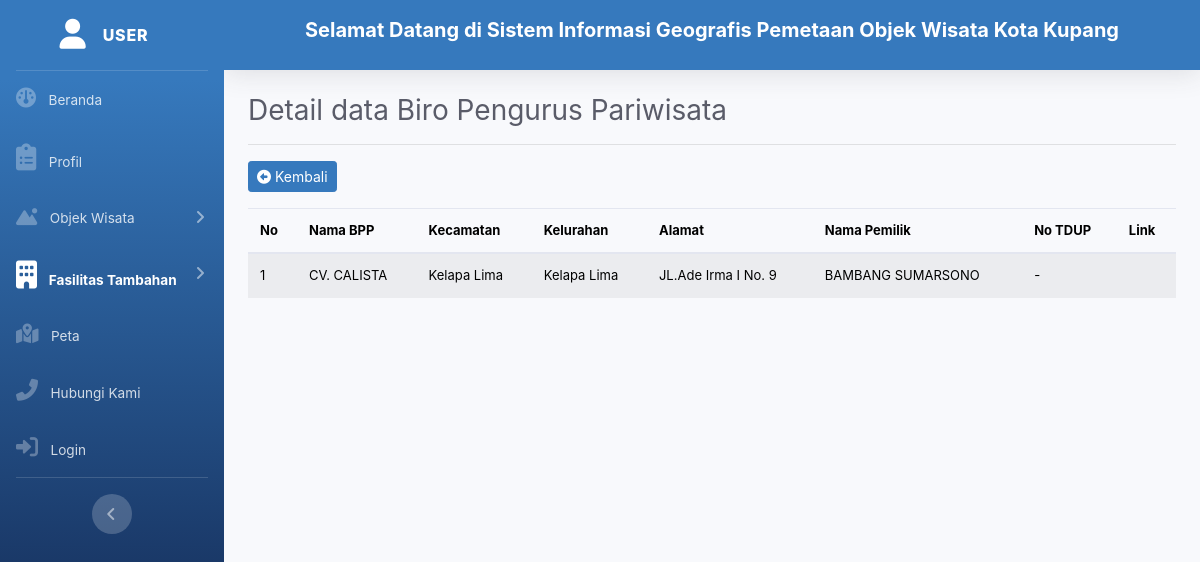
/User/indexDetailBPPUser/2, run on the app's committed database.
### tables this page shows
CREATE TABLE `tabelbpp` (
  `id` int(128) NOT NULL,
  `idkecamatan` int(128) NOT NULL,
  `idkelurahan` int(128) NOT NULL,
  `nmusaha` varchar(128) NOT NULL,
  `alamat` varchar(128) NOT NULL,
  `nmpemilik` varchar(128) NOT NULL,
  `notdup` varchar(128) NOT NULL,
  `link` varchar(128) DEFAULT NULL
);

CREATE TABLE `tabelkecamatan` (
  `id` int(128) NOT NULL,
  `nama` varchar(128) NOT NULL,
  `geojson` varchar(128) DEFAULT NULL,
  `warnaFill` varchar(128) DEFAULT NULL
);

CREATE TABLE `tabelkelurahan` (
  `id` int(128) NOT NULL,
  `idkecamatan` int(128) NOT NULL,
  `nama` varchar(128) NOT NULL
);

### application/controllers/User.php (called while the page is built, shortened)
<?php
class User extends CI_Controller
{
  public function indexDetailBPPUser($id)
  {
    $data['customColor'] = 'blueberryBlue';
    $data["title"] = "SIG-User";
    $data["sidebar"] = "fasTamActive";
    $data["id"] = $id;
    $data["sidebarTitle"] = 'indexDetailBPPUser';
    $data["semua"] = $this->M_obwis->semuaData();
    foreach ($data["semua"]["dataKecamatan"] as $rowDKec) {
      foreach ($data["semua"]["dataBPP"] as $rowBPP) {
        if ($rowDKec->id == $rowBPP->idkecamatan) {
          $rowBPP->namaKecamatan = $rowDKec->nama;
        }
      }
    }
    foreach ($data["semua"]["dataKelurahan"] as $rowDKel) {
      foreach ($data["semua"]["dataBPP"] as $rowBPP) {
        if ($rowDKel->id == $rowBPP->idkelurahan) {
          $rowBPP->namaKelurahan = $rowDKel->nama;
        }
      }
    }
    $this->load->view('templates/header', $data);
    $this->load->view('templates/sidebar', $data);
    $this->load->view('templates/topbar');
    $this->load->view('user/indexDetailBPP', $data);
    $this->load->view('templates/footer');
  }
}

### index.php (called while the page is built, shortened)
<?php
require_once BASEPATH.'core/CodeIgniter.php';

### application/models/M_obwis.php (called while the page is built, shortened)
<?php
class M_obwis extends CI_Model
{
	public function semuaData()
	{
		return [
			"dataAdmin" => $this->db->get('tabeladmin')->result(),
			"dataObwis" => $this->db->get('tabelobwis')->result(),
			"dataKategori" => $this->db->get('tabelkategori')->result(),
			"dataKecamatan" => $this->db->get('tabelkecamatan')->result(),
			"dataKelurahan" => $this->db->get('tabelkelurahan')->result(),
			"dataBPP" => $this->db->get('tabelbpp')->result(),
			"dataTC" => $this->db->get('tabeltokocinderamata')->result(),
			"dataHotel" => $this->db->get('tabelhotel')->result()
		];
	}
}

### application/views/user/indexDetailBPP.php (the view, shortened to what this page needs)
<div class="container-fluid" id="isi">
    <?php if ($this->session->userdata('username')) {
    $key = 'Admin';
  } else {
    $key = 'User';
  } ?>
    <div class="d-sm-flex align-items-center justify-content-between">
        <h3 class="mb-0 text-gray-800">Detail data Biro Pengurus Pariwisata</h1>
    </div>
    <hr class="divider">
    <a class="btn btn-<?= $customColor; ?> btn-sm" href="<?= base_url($key . '/indexBPP' . $key); ?>">
        <i class="fa-solid fa-circle-left"></i>
        <span>Kembali</span>
    </a>
    <div class="table-responsive mt-3">
        <table class="table table-striped" style="font-size:13px;">
            <thead class="">
                <tr role="row">
                    <th>No</th>
                    <th>Nama BPP</th>
                    <th>Kecamatan</th>
                    <th>Kelurahan</th>
                    <th>Alamat</th>
                    <th>Nama Pemilik</th>
                    <th>No TDUP</th>
                    <th>Link</th>
                </tr>
            </thead>
            <tbody>
                <?php
        $no = 0;
        foreach ($semua["dataBPP"] as $rowBPP) : ?>
                <tr class="even">
                    <?php if ($id == $rowBPP->id) : ?>
                    <td><?= ++$no; ?></td>
                    <td><?= $rowBPP->nmusaha; ?></td>
                    <td><?= $rowBPP->namaKecamatan; ?></td>
                    <td><?= $rowBPP->namaKelurahan; ?></td>
                    <td><?= $rowBPP->alamat; ?></td>
                    <td><?= $rowBPP->nmpemilik; ?></td>
                    <td><?= $rowBPP->notdup; ?></td>
                    <td><a href="<?= 'http://'.$rowBPP->link; ?>"><?= $rowBPP->link; ?></a></td>
                        <?php endif; ?>
                </tr>
                <?php endforeach; ?>
            </tbody>
        </table>
    </div>
</div>

### data on the page
tabelbpp: nmusaha "CV. CALISTA", idkecamatan.nama "Kelapa Lima", idkelurahan.nama "Kelapa Lima", alamat "JL.Ade Irma I No. 9", nmpemilik "BAMBANG SUMARSONO", notdup "-"

### other printed values
$key "USER"
